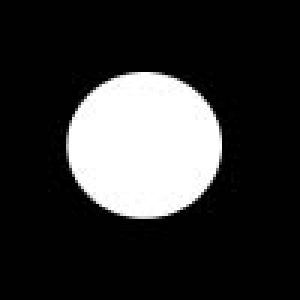
%> input picture daire.jpg, 100 x 100 px (shown 3 times larger)
$ octave --eval "result = proje3;"   (GNU Octave 9; MATLAB toolbox functions it lacks are replaced by stand-ins)
%> lines starting %> are read from the running program, lines starting %| are printed output that depends on the picture; in (x1, y1, x2, y2) boxes, pixels count from 0 and x2, y2 are one past the last pixel; in counts of white or black regions, pixels touching at a corner belong together; the program's own positions count from 1
### proj1.m
function [dummy]=dene(input,adimsayi,tsample)

A=double(input);
C=uint8(input);

[row,column]=size(A);
tsize=max([row column]);
tsize=tsize*1.415;
tsize=ceil(tsize);

a=pi/adimsayi;
theta=a;
t=-tsize/2;
b=tsize/tsample;
k=1;
y=zeros(tsample,column,adimsayi);
while theta<pi
   i=1;
   t=tsize/tsample;
   while t<=tsize
      x=(-column+1)/2;
      j=1;
      while x<=(column+1)/2
         y(i,j,k)=-x*cot(theta)+t/sin(theta)-tsize/2/cos(pi/2-theta);
         j=j+1;
         x=x+1;
      end
      i=i+1;
      t=t+b;
   end
   k=k+1;
   theta=theta+a;
end

sonuc=zeros(adimsayi,tsample);

for k=1:(adimsayi-1)
   for i=1:tsample
      toplam=0;
      for j=1:column
         if abs(y(i,j,k))<=(row-1)/2
            toplam=toplam+A(ceil((row+1)/2-y(i,j,k)),j);
         end
      end
      sonuc(k,i)=toplam;
   end
end

m=max(sonuc);
mm=max(m);
for k=1:adimsayi
  for i=1:tsample
     sonuc(k,i)=sonuc(k,i)*255/mm;
  end
end
im=zeros(row,column);
for k=1:adimsayi
  for i=1:tsample
      for j=1:column
         if abs(y(i,j,k))<=(row-1)/2
            im(ceil((row+1)/2-y(i,j,k)),j)=im(ceil((row+1)/2-y(i,j,k)),j)+sonuc(k,i);
         end
      end
   end
end
m=max(im);
mm=max(m);
for k=1:row
   for i=1:column
     im(k,i)=im(k,i)*255/mm;
  end
end
im=uint8(im);
subplot(1,2,1),imshow(im),title('Back Projected image');
grid on;
subplot(1,2,2),imshow(C),title('Original image');
zoom on;

### proje3.m
function fig = proje3()

k=menu('Please write the entire path of your image file to the command line and the desired parameters','OK','<- Back');
%> the answer given: 1

if k==1
   fileinput=input('File path:  ','s')
%> the answer given: daire.jpg
   resim=imread(fileinput);
%> resim is the input picture: size 100x100x3 uint8; min 0, max 255, mean 51.2
   b=size(resim);
%> b = [100 100 3]
   [c,d]=size(b);
%> c = 1; d = 3
   if d==3
      resim=rgb2gray(resim);
%> resim: size 100x100 uint8
   end
   tsayi=input('Number of samples for t:  ');
%> the answer given: 3
   adimsay=input('Number of steps for theta:  ');
%> the answer given: 3
   proj1(resim,tsayi,adimsay)
%> after the loop in dene, `for k=1:(adimsayi-1)`: sonuc = [1428 4408 0; 112 6120 0; 0 0 0]
%> in dene, `m=max(sonuc);`: m = [1428 6120 0]
%> in dene, `mm=max(m);`: mm = 6120
%> after the loop in dene, `for k=1:adimsayi`: sonuc = [59.5 183.7 0; 4.67 255 0; 0 0 0]
%> after the loop in dene, `for k=1:adimsayi`:
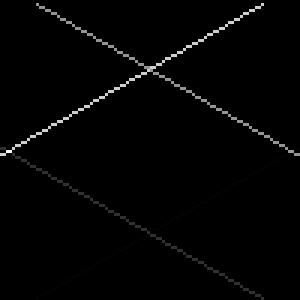
%> im: size 100x100 double (shown 3 times larger); min 0, max 314.5, mean 4.4; drawn with min black and max white
%> in dene, `m=max(im);`: m = 100 values, max 314.5 at index 3, min 183.7 at index 89, mean 247.7
%> in dene, `mm=max(m);`: mm = 314.5
%> after the loop in dene, `for k=1:row`: im: size 100x100 double; 3.48% of pixels changed, all inside (x1, y1, x2, y2) = (0, 1, 100, 100)
end
if k==2
    proje
end
%> (the run ends here)

$ run again, with fantom.jpg copied over daire.jpg
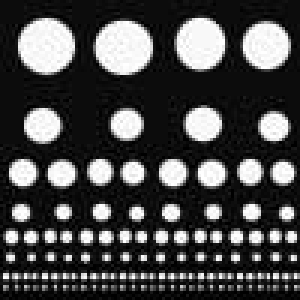
%> input picture fantom.jpg, 100 x 100 px (shown 3 times larger)
%> in proje3, resim is the input picture: size 100x100x3 uint8; min 0, max 255, mean 73
%> resim: size 100x100 uint8
%> after the loop in dene, `for k=1:(adimsayi-1)`: sonuc = [6441 5812 0; 5023 6905 0; 0 0 0]
%> in dene, `m=max(sonuc);`: m = [6441 6905 0]
%> in dene, `mm=max(m);`: mm = 6905
%> after the loop in dene, `for k=1:adimsayi`: sonuc = [237.9 214.6 0; 185.5 255 0; 0 0 0]
%> after the loop in dene, `for k=1:adimsayi`:
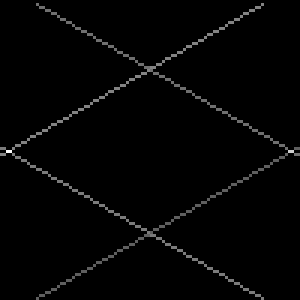
%> im: size 100x100 double (shown 3 times larger); min 0, max 492.9, mean 7.9; drawn with min black and max white
%> in dene, `m=max(im);`: m = 100 values, max 492.9 at index 3, min 214.6 at index 89, mean 258.6
%> in dene, `mm=max(m);`: mm = 492.9
%> after the loop in dene, `for k=1:row`:
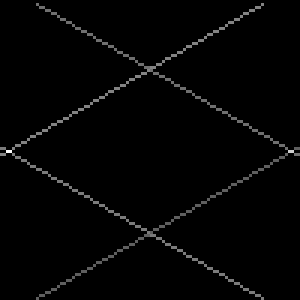
%> im: size 100x100 double (shown 3 times larger); 3.48% of pixels changed, all inside (x1, y1, x2, y2) = (0, 1, 100, 100)
